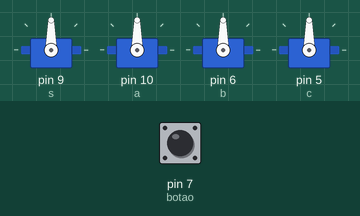
Bench run of a sketch on a simulated Arduino Uno, built with avr-gcc and run on an emulated ATmega328P. On the bench: 4 × servo. The test bench sets the inputs (shaded band); at power-on: pin 7 (botao) HIGH.

Above: at 1.2 s.
1.3 s: pin 7 (botao) pulled LOW for 0.15 s
At 1.47 s:
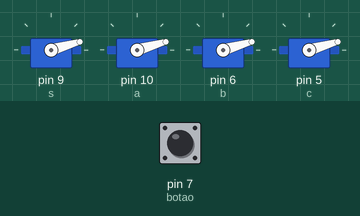
4.3 s: pin 7 (botao) pulled LOW for 1 s
At 4.55 s:
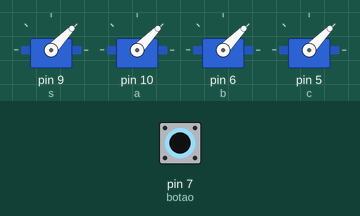
Timing chart, 0 to 10.2 s (numbered marks = the images above; inputs shaded):
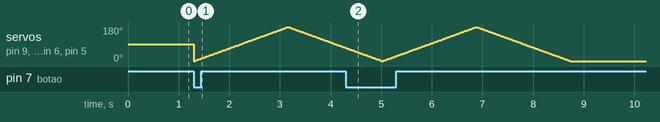

The sketch:

servo_com_botao.ino
```cpp
#include <Servo.h>
Servo s;
Servo a;
Servo b;
Servo c;
int botao = 7;
void setup()
{

  pinMode ( botao, INPUT_PULLUP);

}

void loop()
{
s.attach (9);
a.attach (10);
b.attach (6);
c.attach (5);
if  (digitalRead (botao) == LOW )
  {
    for (int angulo = 0; angulo <= 180; angulo++ )
    {
     s.write(angulo);
     a.write(angulo);
     b.write(angulo);
     c.write(angulo);
     delay(10);
    }
    for (int angulo = 180; angulo >= 0; angulo--)
    {
      s.write(angulo);
      a.write(angulo);
      b.write(angulo);
      c.write(angulo);
      delay(10);
    }

  }
s.detach();
a.detach();
b.detach();
c.detach();
}
```
